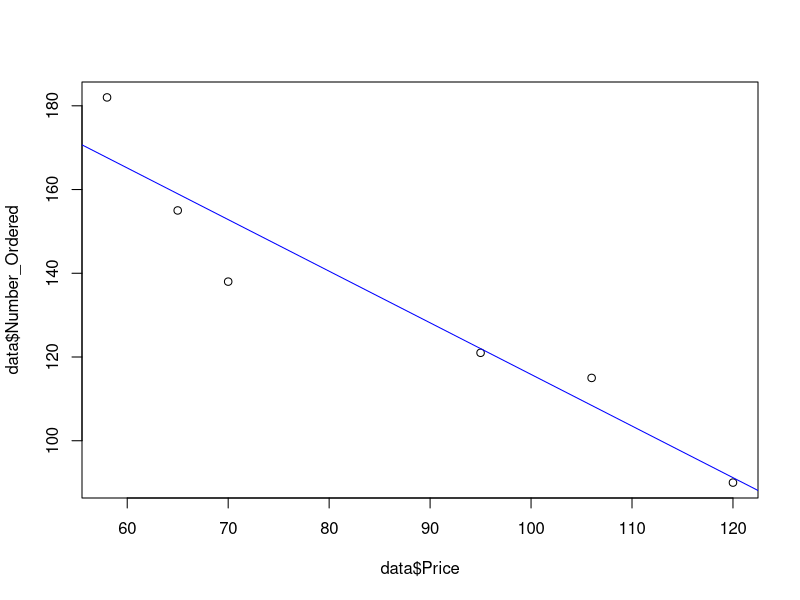

Write R code to recreate this figure.
data <- data.frame (Price=c(120, 106 ,95 ,70 ,65, 58),Number_Ordered=c(90, 115 ,121, 138, 155, 182))
data
plot(data$Price,data$Number_Ordered)
linmod = lm(data$Number_Ordered ~ data$Price)
abline(data$Price ~ data$Number_Ordered)
abline(linmod, col="blue")
linmod
